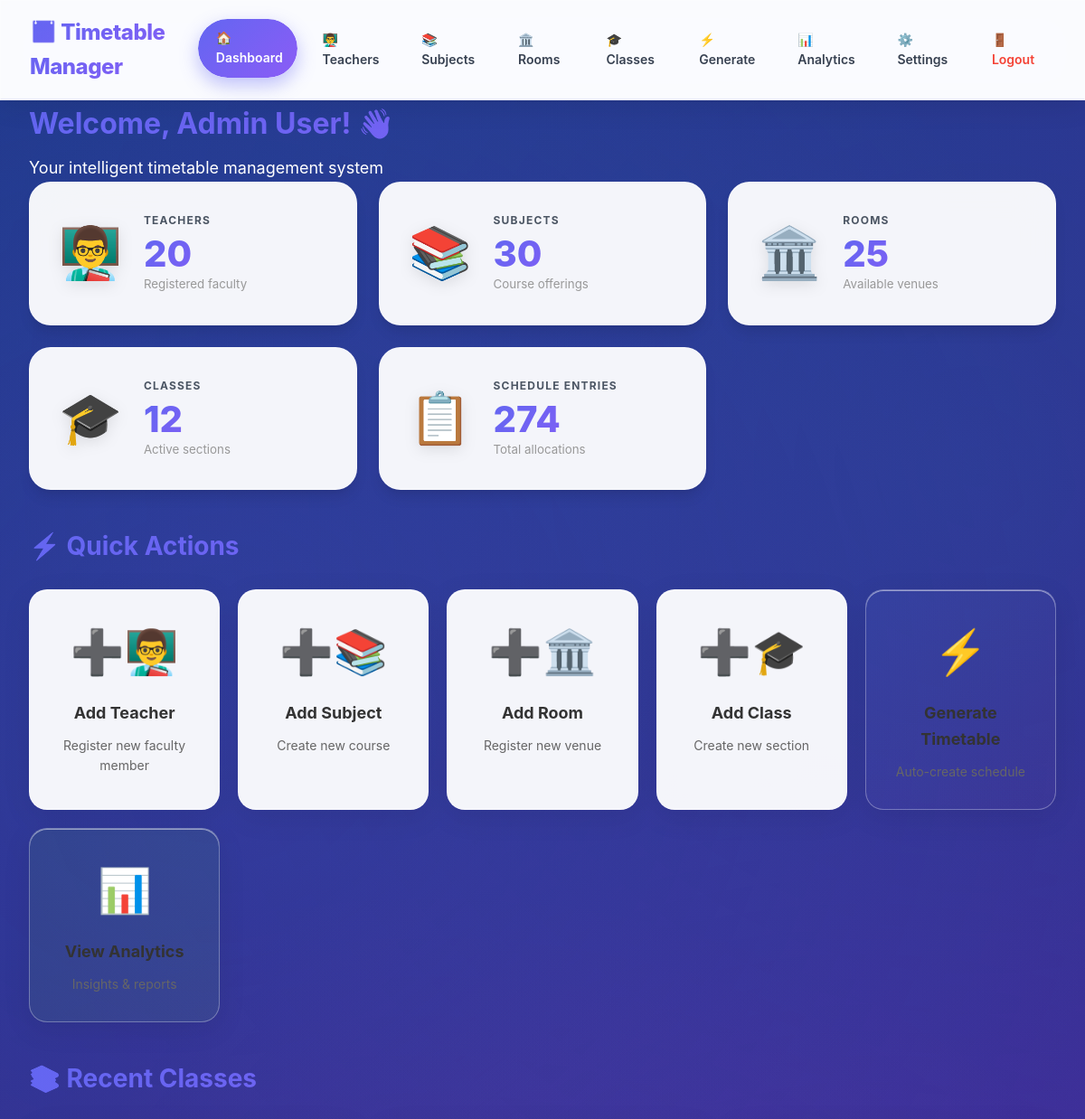
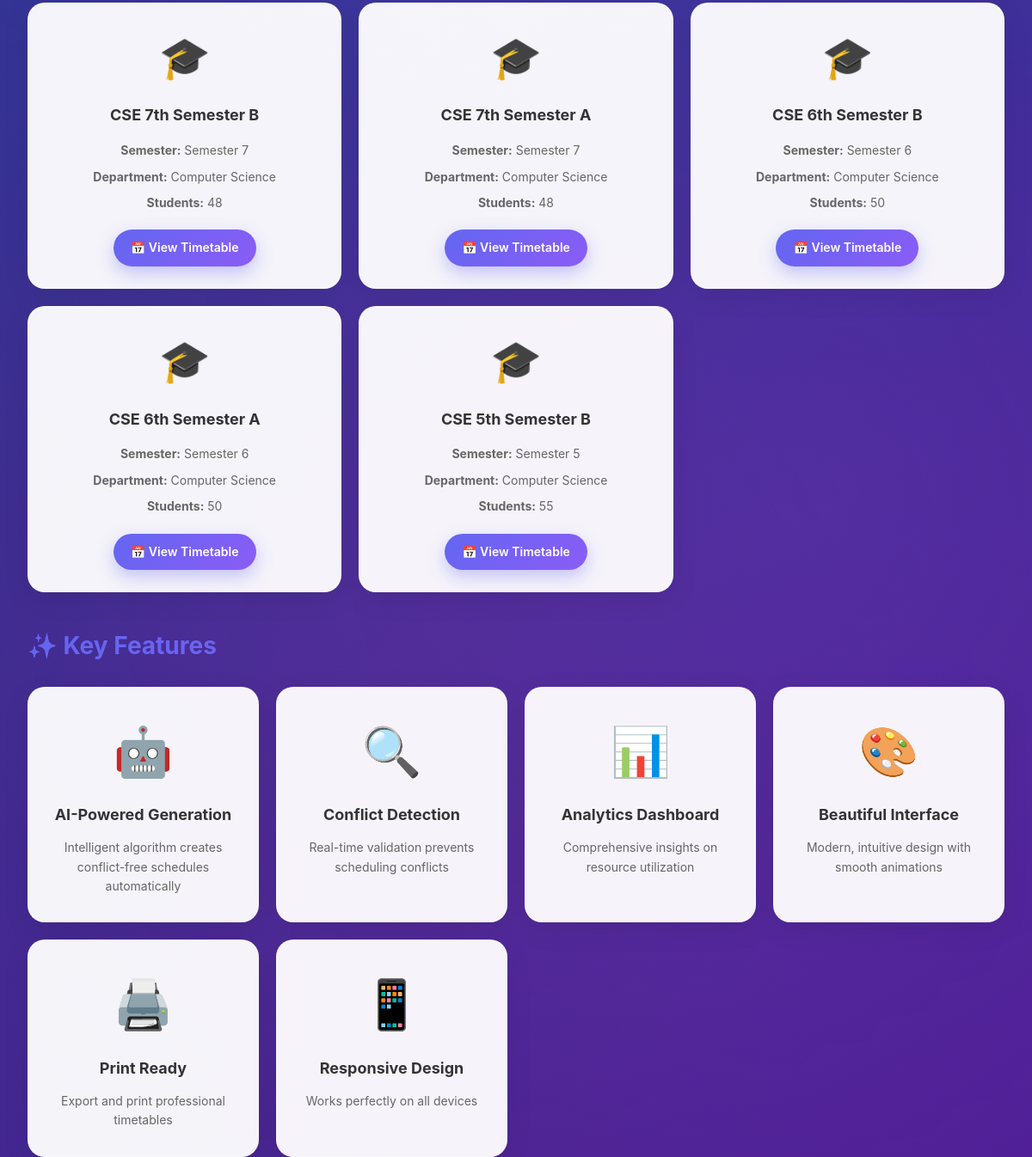
The page / (signed in) on the database its author committed (2 pictures, top to bottom).
### tables this page shows
CREATE TABLE classes (
            id INTEGER PRIMARY KEY AUTOINCREMENT,
            name TEXT NOT NULL,
            semester TEXT,
            department TEXT,
            num_students INTEGER,
            user_id INTEGER NOT NULL,
            created_at TIMESTAMP DEFAULT CURRENT_TIMESTAMP,
            FOREIGN KEY (user_id) REFERENCES users (id)
        );

### app.py (the view)
@app.route('/')
@login_required
def dashboard():
    conn = get_db_connection()
    stats = {
        'teachers': conn.execute('SELECT COUNT(*) as count FROM teachers WHERE user_id = ?',
                                (session['user_id'],)).fetchone()['count'],
        'subjects': conn.execute('SELECT COUNT(*) as count FROM subjects WHERE user_id = ?',
                                (session['user_id'],)).fetchone()['count'],
        'rooms': conn.execute('SELECT COUNT(*) as count FROM rooms WHERE user_id = ?',
                             (session['user_id'],)).fetchone()['count'],
        'classes': conn.execute('SELECT COUNT(*) as count FROM classes WHERE user_id = ?',
                               (session['user_id'],)).fetchone()['count'],
        'entries': conn.execute('SELECT COUNT(*) as count FROM timetable_entries WHERE user_id = ?',
                               (session['user_id'],)).fetchone()['count']
    }
    recent_classes = conn.execute('''
        SELECT * FROM classes WHERE user_id = ? ORDER BY id DESC LIMIT 5
    ''', (session['user_id'],)).fetchall()
    conn.close()
    return render_template('dashboard.html', stats=stats, recent_classes=recent_classes)

### app.py (called while the page is built)
def login_required(f):
    @wraps(f)
    def decorated_function(*args, **kwargs):
        if 'user_id' not in session:
            flash('Please login to access this page.', 'warning')
            return redirect(url_for('login'))
        return f(*args, **kwargs)
    return decorated_function

### database.py (called while the page is built)
def get_db_connection():
    conn = sqlite3.connect(DATABASE)
    conn.row_factory = sqlite3.Row
    return conn

### templates/dashboard.html (shortened to what this page needs)
<!DOCTYPE html>
<html lang="en">
<head>
    <link rel="stylesheet" href="{{ url_for('static', filename='css/style.css') }}">
</head>
<body>
    <nav class="navbar glass">
        <div class="nav-brand gradient-text">📅 Timetable Manager</div>
        <div class="nav-links">
            <a href="{{ url_for('dashboard') }}" class="active">🏠 Dashboard</a>
            <a href="{{ url_for('teachers') }}">👨‍🏫 Teachers</a>
            <a href="{{ url_for('subjects') }}">📚 Subjects</a>
            <a href="{{ url_for('rooms') }}">🏛️ Rooms</a>
            <a href="{{ url_for('classes') }}">🎓 Classes</a>
            <a href="{{ url_for('generate_timetable') }}">⚡ Generate</a>
            <a href="{{ url_for('analytics') }}">📊 Analytics</a>
            <a href="{{ url_for('settings') }}">⚙️ Settings</a>
            <a href="{{ url_for('logout') }}" style="color: #f44336;">🚪 Logout</a>
        </div>
    </nav>
    <div class="container">
        <div class="dashboard-header fade-in-up">
            <div>
                <h1 class="gradient-text">Welcome, {{ session.user_name }}! 👋</h1>
                <p style="color: white; margin-top: 10px; font-size: 18px;">
                    Your intelligent timetable management system
                </p>
            </div>
        </div>
        <div class="stats-grid">
            <div class="stat-card glass bounce-in" style="animation-delay: 0.1s;">
                <div class="stat-icon float-icon">👨‍🏫</div>
                <div class="stat-info">
                    <h3>Teachers</h3>
                    <p class="stat-value">{{ stats['teachers'] }}</p>
                    <small style="color: #999;">Registered faculty</small>
                </div>
            </div>
            <div class="stat-card glass bounce-in" style="animation-delay: 0.2s;">
                <div class="stat-icon float-icon">📚</div>
                <div class="stat-info">
                    <h3>Subjects</h3>
                    <p class="stat-value">{{ stats['subjects'] }}</p>
                    <small style="color: #999;">Course offerings</small>
                </div>
            </div>
            <div class="stat-card glass bounce-in" style="animation-delay: 0.3s;">
                <div class="stat-icon float-icon">🏛️</div>
                <div class="stat-info">
                    <h3>Rooms</h3>
                    <p class="stat-value">{{ stats['rooms'] }}</p>
                    <small style="color: #999;">Available venues</small>
                </div>
            </div>
            <div class="stat-card glass bounce-in" style="animation-delay: 0.4s;">
                <div class="stat-icon float-icon">🎓</div>
                <div class="stat-info">
                    <h3>Classes</h3>
                    <p class="stat-value">{{ stats['classes'] }}</p>
                    <small style="color: #999;">Active sections</small>
                </div>
            </div>
            <div class="stat-card glass bounce-in" style="animation-delay: 0.5s;">
                <div class="stat-icon float-icon">📋</div>
                <div class="stat-info">
                    <h3>Schedule Entries</h3>
                    <p class="stat-value">{{ stats['entries'] }}</p>
                    <small style="color: #999;">Total allocations</small>
                </div>
            </div>
        </div>
        <div class="quick-actions fade-in-up" style="animation-delay: 0.6s;">
            <h2 class="section-title gradient-text">⚡ Quick Actions</h2>
            <div class="action-grid">
                <a href="{{ url_for('add_teacher') }}" class="action-card glass glow-on-hover">
                    <div class="action-icon">➕👨‍🏫</div>
                    <h3>Add Teacher</h3>
                    <p>Register new faculty member</p>
                </a>
                <a href="{{ url_for('add_subject') }}" class="action-card glass glow-on-hover">
                    <div class="action-icon">➕📚</div>
                    <h3>Add Subject</h3>
                    <p>Create new course</p>
                </a>
                <a href="{{ url_for('add_room') }}" class="action-card glass glow-on-hover">
                    <div class="action-icon">➕🏛️</div>
                    <h3>Add Room</h3>
                    <p>Register new venue</p>
                </a>
                <a href="{{ url_for('add_class') }}" class="action-card glass glow-on-hover">
                    <div class="action-icon">➕🎓</div>
                    <h3>Add Class</h3>
                    <p>Create new section</p>
                </a>
                <a href="{{ url_for('generate_timetable') }}" class="action-card glass glow-on-hover" style="background: linear-gradient(135deg, rgba(102, 126, 234, 0.1), rgba(118, 75, 162, 0.1));">
                    <div class="action-icon">⚡</div>
                    <h3>Generate Timetable</h3>
                    <p>Auto-create schedule</p>
                </a>
                <a href="{{ url_for('analytics') }}" class="action-card glass glow-on-hover" style="background: linear-gradient(135deg, rgba(76, 175, 80, 0.1), rgba(102, 187, 106, 0.1));">
                    <div class="action-icon">📊</div>
                    <h3>View Analytics</h3>
                    <p>Insights & reports</p>
                </a>
            </div>
        </div>
        {% if recent_classes %}
        <div class="recent-section fade-in-up" style="animation-delay: 0.8s;">
            <h2 class="section-title gradient-text">📚 Recent Classes</h2>
            <div class="recent-grid">
                {% for class in recent_classes %}
                <div class="recent-card glass zoom-hover">
                    <div class="recent-icon">🎓</div>
                    <h3>{{ class['name'] }}</h3>
                    <p><strong>Semester:</strong> {{ class['semester'] }}</p>
                    <p><strong>Department:</strong> {{ class['department'] }}</p>
                    <p><strong>Students:</strong> {{ class['num_students'] }}</p>
                    <div class="card-actions">
                        <a href="{{ url_for('view_timetable', class_id=class['id']) }}" class="btn btn-sm btn-primary">
                            📅 View Timetable
                        </a>
                    </div>
                </div>
                {% endfor %}
            </div>
        </div>
        {% endif %}
        <div class="features-section fade-in-up" style="animation-delay: 1s;">
            <h2 class="section-title gradient-text">✨ Key Features</h2>
            <div class="features-grid">
                <div class="feature-card glass">
                    <div class="feature-icon">🤖</div>
                    <h3>AI-Powered Generation</h3>
                    <p>Intelligent algorithm creates conflict-free schedules automatically</p>
                </div>
                <div class="feature-card glass">
                    <div class="feature-icon">🔍</div>
                    <h3>Conflict Detection</h3>
                    <p>Real-time validation prevents scheduling conflicts</p>
                </div>
                <div class="feature-card glass">
                    <div class="feature-icon">📊</div>
                    <h3>Analytics Dashboard</h3>
                    <p>Comprehensive insights on resource utilization</p>
                </div>
                <div class="feature-card glass">
                    <div class="feature-icon">🎨</div>
                    <h3>Beautiful Interface</h3>
                    <p>Modern, intuitive design with smooth animations</p>
                </div>
                <div class="feature-card glass">
                    <div class="feature-icon">🖨️</div>
                    <h3>Print Ready</h3>
                    <p>Export and print professional timetables</p>
                </div>
                <div class="feature-card glass">
                    <div class="feature-icon">📱</div>
                    <h3>Responsive Design</h3>
                    <p>Works perfectly on all devices</p>
                </div>
            </div>
        </div>
    </div>
</body>
</html>

### templates/dashboard.html (style rules this page uses)
.section-title { font-size: 28px; margin-bottom: 25px; font-weight: bold; }
.quick-actions, .recent-section, .features-section { margin-top: 40px; }
.action-grid { display: grid; grid-template-columns: repeat(auto-fit, minmax(200px, 1fr)); gap: 20px; }
.action-card { padding: 30px; border-radius: 20px; text-align: center; text-decoration: none; transition: all 0.4s cubic-bezier(0.68, -0.55, 0.265, 1.55); }
.action-icon { font-size: 48px; margin-bottom: 15px; }
.action-card h3 { color: #333; margin-bottom: 10px; font-size: 18px; }
.action-card p { color: #666; font-size: 14px; }
.recent-grid { display: grid; grid-template-columns: repeat(auto-fit, minmax(280px, 1fr)); gap: 20px; }
.recent-card { padding: 25px; border-radius: 20px; text-align: center; }
.recent-icon { font-size: 48px; margin-bottom: 15px; }
.recent-card h3 { color: #333; margin-bottom: 15px; font-size: 18px; }
.recent-card p { color: #666; margin: 8px 0; font-size: 14px; }
.card-actions { margin-top: 20px; }
.btn-sm { padding: 10px 20px; font-size: 14px; }
.features-grid { display: grid; grid-template-columns: repeat(auto-fit, minmax(250px, 1fr)); gap: 20px; }
.feature-card { padding: 30px; border-radius: 20px; text-align: center; transition: all 0.3s; }
.feature-icon { font-size: 56px; margin-bottom: 15px; }
.feature-card h3 { color: #333; margin-bottom: 12px; font-size: 18px; }
.feature-card p { color: #666; font-size: 14px; line-height: 1.6; }

### rows shown on the page
classes: name "CSE 7th Semester B", semester "Semester 7", department "Computer Science", num_students "48"
classes: name "CSE 7th Semester A", semester "Semester 7", department "Computer Science", num_students "48"
classes: name "CSE 6th Semester B", semester "Semester 6", department "Computer Science", num_students "50"
classes: name "CSE 6th Semester A", semester "Semester 6", department "Computer Science", num_students "50"
classes: name "CSE 5th Semester B", semester "Semester 5", department "Computer Science", num_students "55"

### other values the page prints
{{ session.user_name }} "Admin User"
{{ stats['teachers'] }} "20"
{{ stats['subjects'] }} "30"
{{ stats['rooms'] }} "25"
{{ stats['classes'] }} "12"
{{ stats['entries'] }} "274"
